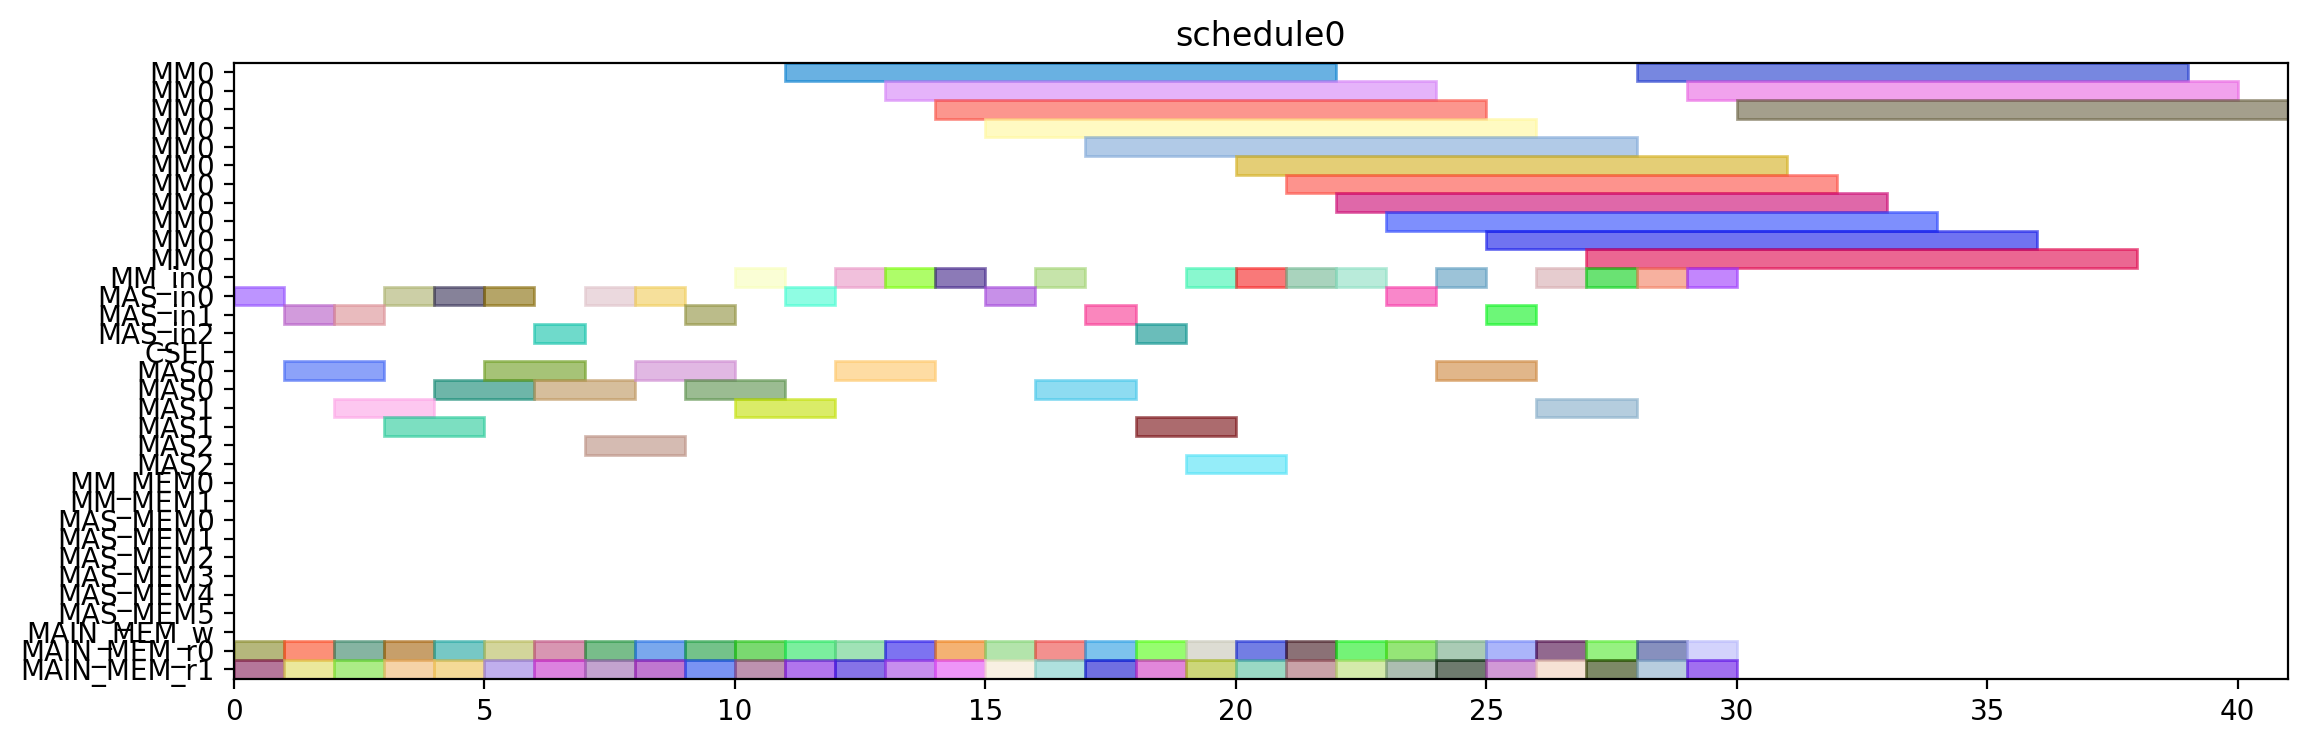

Write the Python code that produced this figure.
from pyschedule import Scenario, solvers, plotters, alt


def solve():
	horizon = 120
	S = Scenario("schedule0", horizon=horizon)

	# resource
	MM = S.Resources('MM', num=1, size=11)
	MM_in = S.Resources('MM_in', num=1)
	MAS_in = S.Resources('MAS_in', num=3)
	CSEL = S.Resource('CSEL')
	MAS = S.Resources('MAS', num=3, size=2, periods=range(1, horizon))
	MM_MEM = S.Resources('MM_MEM', num=2)
	MAS_MEM = S.Resources('MAS_MEM', num=6)
	MAIN_MEM_w = S.Resource('MAIN_MEM_w', size=1)
	MAIN_MEM_r = S.Resources('MAIN_MEM_r', num=2)

	# result of previous scheduling

	# new tasks
	r1_t0 = S.Task('r1_t0', length=11, delay_cost=1)
	r1_t0 += alt(MM)
	r1_t0_in = S.Task('r1_t0_in', length=1, delay_cost=1)
	r1_t0_in += alt(MM_in)
	S += r1_t0_in*MM_in[0]<=r1_t0*MM[0]
	r1_t0_mem0 = S.Task('r1_t0_mem0', length=1, delay_cost=1)
	r1_t0_mem0 += MAIN_MEM_r[0]
	S += r1_t0_mem0 <= r1_t0

	r1_t0_mem1 = S.Task('r1_t0_mem1', length=1, delay_cost=1)
	r1_t0_mem1 += MAIN_MEM_r[1]
	S += r1_t0_mem1 <= r1_t0

	r1_t1 = S.Task('r1_t1', length=11, delay_cost=1)
	r1_t1 += alt(MM)
	r1_t1_in = S.Task('r1_t1_in', length=1, delay_cost=1)
	r1_t1_in += alt(MM_in)
	S += r1_t1_in*MM_in[0]<=r1_t1*MM[0]
	r1_t1_mem0 = S.Task('r1_t1_mem0', length=1, delay_cost=1)
	r1_t1_mem0 += MAIN_MEM_r[0]
	S += r1_t1_mem0 <= r1_t1

	r1_t1_mem1 = S.Task('r1_t1_mem1', length=1, delay_cost=1)
	r1_t1_mem1 += MAIN_MEM_r[1]
	S += r1_t1_mem1 <= r1_t1

	r1_t2 = S.Task('r1_t2', length=2, delay_cost=1)
	r1_t2 += alt(MAS)
	r1_t2_in = S.Task('r1_t2_in', length=1, delay_cost=1)
	r1_t2_in += alt(MAS_in)
	S += r1_t2_in*MAS_in[0]<=r1_t2*MAS[0]

	S += r1_t2_in*MAS_in[1]<=r1_t2*MAS[1]

	S += r1_t2_in*MAS_in[2]<=r1_t2*MAS[2]

	r1_t2_mem0 = S.Task('r1_t2_mem0', length=1, delay_cost=1)
	r1_t2_mem0 += MAIN_MEM_r[0]
	S += r1_t2_mem0 <= r1_t2

	r1_t2_mem1 = S.Task('r1_t2_mem1', length=1, delay_cost=1)
	r1_t2_mem1 += MAIN_MEM_r[1]
	S += r1_t2_mem1 <= r1_t2

	r1_t3 = S.Task('r1_t3', length=2, delay_cost=1)
	r1_t3 += alt(MAS)
	r1_t3_in = S.Task('r1_t3_in', length=1, delay_cost=1)
	r1_t3_in += alt(MAS_in)
	S += r1_t3_in*MAS_in[0]<=r1_t3*MAS[0]

	S += r1_t3_in*MAS_in[1]<=r1_t3*MAS[1]

	S += r1_t3_in*MAS_in[2]<=r1_t3*MAS[2]

	r1_t3_mem0 = S.Task('r1_t3_mem0', length=1, delay_cost=1)
	r1_t3_mem0 += MAIN_MEM_r[0]
	S += r1_t3_mem0 <= r1_t3

	r1_t3_mem1 = S.Task('r1_t3_mem1', length=1, delay_cost=1)
	r1_t3_mem1 += MAIN_MEM_r[1]
	S += r1_t3_mem1 <= r1_t3

	r3_t0 = S.Task('r3_t0', length=11, delay_cost=1)
	r3_t0 += alt(MM)
	r3_t0_in = S.Task('r3_t0_in', length=1, delay_cost=1)
	r3_t0_in += alt(MM_in)
	S += r3_t0_in*MM_in[0]<=r3_t0*MM[0]
	r3_t0_mem0 = S.Task('r3_t0_mem0', length=1, delay_cost=1)
	r3_t0_mem0 += MAIN_MEM_r[0]
	S += r3_t0_mem0 <= r3_t0

	r3_t0_mem1 = S.Task('r3_t0_mem1', length=1, delay_cost=1)
	r3_t0_mem1 += MAIN_MEM_r[1]
	S += r3_t0_mem1 <= r3_t0

	r3_t1 = S.Task('r3_t1', length=11, delay_cost=1)
	r3_t1 += alt(MM)
	r3_t1_in = S.Task('r3_t1_in', length=1, delay_cost=1)
	r3_t1_in += alt(MM_in)
	S += r3_t1_in*MM_in[0]<=r3_t1*MM[0]
	r3_t1_mem0 = S.Task('r3_t1_mem0', length=1, delay_cost=1)
	r3_t1_mem0 += MAIN_MEM_r[0]
	S += r3_t1_mem0 <= r3_t1

	r3_t1_mem1 = S.Task('r3_t1_mem1', length=1, delay_cost=1)
	r3_t1_mem1 += MAIN_MEM_r[1]
	S += r3_t1_mem1 <= r3_t1

	r3_t2 = S.Task('r3_t2', length=2, delay_cost=1)
	r3_t2 += alt(MAS)
	r3_t2_in = S.Task('r3_t2_in', length=1, delay_cost=1)
	r3_t2_in += alt(MAS_in)
	S += r3_t2_in*MAS_in[0]<=r3_t2*MAS[0]

	S += r3_t2_in*MAS_in[1]<=r3_t2*MAS[1]

	S += r3_t2_in*MAS_in[2]<=r3_t2*MAS[2]

	r3_t2_mem0 = S.Task('r3_t2_mem0', length=1, delay_cost=1)
	r3_t2_mem0 += MAIN_MEM_r[0]
	S += r3_t2_mem0 <= r3_t2

	r3_t2_mem1 = S.Task('r3_t2_mem1', length=1, delay_cost=1)
	r3_t2_mem1 += MAIN_MEM_r[1]
	S += r3_t2_mem1 <= r3_t2

	r3_t3 = S.Task('r3_t3', length=2, delay_cost=1)
	r3_t3 += alt(MAS)
	r3_t3_in = S.Task('r3_t3_in', length=1, delay_cost=1)
	r3_t3_in += alt(MAS_in)
	S += r3_t3_in*MAS_in[0]<=r3_t3*MAS[0]

	S += r3_t3_in*MAS_in[1]<=r3_t3*MAS[1]

	S += r3_t3_in*MAS_in[2]<=r3_t3*MAS[2]

	r3_t3_mem0 = S.Task('r3_t3_mem0', length=1, delay_cost=1)
	r3_t3_mem0 += MAIN_MEM_r[0]
	S += r3_t3_mem0 <= r3_t3

	r3_t3_mem1 = S.Task('r3_t3_mem1', length=1, delay_cost=1)
	r3_t3_mem1 += MAIN_MEM_r[1]
	S += r3_t3_mem1 <= r3_t3

	r4_t0 = S.Task('r4_t0', length=11, delay_cost=1)
	r4_t0 += alt(MM)
	r4_t0_in = S.Task('r4_t0_in', length=1, delay_cost=1)
	r4_t0_in += alt(MM_in)
	S += r4_t0_in*MM_in[0]<=r4_t0*MM[0]
	r4_t0_mem0 = S.Task('r4_t0_mem0', length=1, delay_cost=1)
	r4_t0_mem0 += MAIN_MEM_r[0]
	S += r4_t0_mem0 <= r4_t0

	r4_t0_mem1 = S.Task('r4_t0_mem1', length=1, delay_cost=1)
	r4_t0_mem1 += MAIN_MEM_r[1]
	S += r4_t0_mem1 <= r4_t0

	r4_t1 = S.Task('r4_t1', length=11, delay_cost=1)
	r4_t1 += alt(MM)
	r4_t1_in = S.Task('r4_t1_in', length=1, delay_cost=1)
	r4_t1_in += alt(MM_in)
	S += r4_t1_in*MM_in[0]<=r4_t1*MM[0]
	r4_t1_mem0 = S.Task('r4_t1_mem0', length=1, delay_cost=1)
	r4_t1_mem0 += MAIN_MEM_r[0]
	S += r4_t1_mem0 <= r4_t1

	r4_t1_mem1 = S.Task('r4_t1_mem1', length=1, delay_cost=1)
	r4_t1_mem1 += MAIN_MEM_r[1]
	S += r4_t1_mem1 <= r4_t1

	r4_t2 = S.Task('r4_t2', length=2, delay_cost=1)
	r4_t2 += alt(MAS)
	r4_t2_in = S.Task('r4_t2_in', length=1, delay_cost=1)
	r4_t2_in += alt(MAS_in)
	S += r4_t2_in*MAS_in[0]<=r4_t2*MAS[0]

	S += r4_t2_in*MAS_in[1]<=r4_t2*MAS[1]

	S += r4_t2_in*MAS_in[2]<=r4_t2*MAS[2]

	r4_t2_mem0 = S.Task('r4_t2_mem0', length=1, delay_cost=1)
	r4_t2_mem0 += MAIN_MEM_r[0]
	S += r4_t2_mem0 <= r4_t2

	r4_t2_mem1 = S.Task('r4_t2_mem1', length=1, delay_cost=1)
	r4_t2_mem1 += MAIN_MEM_r[1]
	S += r4_t2_mem1 <= r4_t2

	r4_t3 = S.Task('r4_t3', length=2, delay_cost=1)
	r4_t3 += alt(MAS)
	r4_t3_in = S.Task('r4_t3_in', length=1, delay_cost=1)
	r4_t3_in += alt(MAS_in)
	S += r4_t3_in*MAS_in[0]<=r4_t3*MAS[0]

	S += r4_t3_in*MAS_in[1]<=r4_t3*MAS[1]

	S += r4_t3_in*MAS_in[2]<=r4_t3*MAS[2]

	r4_t3_mem0 = S.Task('r4_t3_mem0', length=1, delay_cost=1)
	r4_t3_mem0 += MAIN_MEM_r[0]
	S += r4_t3_mem0 <= r4_t3

	r4_t3_mem1 = S.Task('r4_t3_mem1', length=1, delay_cost=1)
	r4_t3_mem1 += MAIN_MEM_r[1]
	S += r4_t3_mem1 <= r4_t3

	r5_t0 = S.Task('r5_t0', length=11, delay_cost=1)
	r5_t0 += alt(MM)
	r5_t0_in = S.Task('r5_t0_in', length=1, delay_cost=1)
	r5_t0_in += alt(MM_in)
	S += r5_t0_in*MM_in[0]<=r5_t0*MM[0]
	r5_t0_mem0 = S.Task('r5_t0_mem0', length=1, delay_cost=1)
	r5_t0_mem0 += MAIN_MEM_r[0]
	S += r5_t0_mem0 <= r5_t0

	r5_t0_mem1 = S.Task('r5_t0_mem1', length=1, delay_cost=1)
	r5_t0_mem1 += MAIN_MEM_r[1]
	S += r5_t0_mem1 <= r5_t0

	r5_t1 = S.Task('r5_t1', length=11, delay_cost=1)
	r5_t1 += alt(MM)
	r5_t1_in = S.Task('r5_t1_in', length=1, delay_cost=1)
	r5_t1_in += alt(MM_in)
	S += r5_t1_in*MM_in[0]<=r5_t1*MM[0]
	r5_t1_mem0 = S.Task('r5_t1_mem0', length=1, delay_cost=1)
	r5_t1_mem0 += MAIN_MEM_r[0]
	S += r5_t1_mem0 <= r5_t1

	r5_t1_mem1 = S.Task('r5_t1_mem1', length=1, delay_cost=1)
	r5_t1_mem1 += MAIN_MEM_r[1]
	S += r5_t1_mem1 <= r5_t1

	r5_t2 = S.Task('r5_t2', length=2, delay_cost=1)
	r5_t2 += alt(MAS)
	r5_t2_in = S.Task('r5_t2_in', length=1, delay_cost=1)
	r5_t2_in += alt(MAS_in)
	S += r5_t2_in*MAS_in[0]<=r5_t2*MAS[0]

	S += r5_t2_in*MAS_in[1]<=r5_t2*MAS[1]

	S += r5_t2_in*MAS_in[2]<=r5_t2*MAS[2]

	r5_t2_mem0 = S.Task('r5_t2_mem0', length=1, delay_cost=1)
	r5_t2_mem0 += MAIN_MEM_r[0]
	S += r5_t2_mem0 <= r5_t2

	r5_t2_mem1 = S.Task('r5_t2_mem1', length=1, delay_cost=1)
	r5_t2_mem1 += MAIN_MEM_r[1]
	S += r5_t2_mem1 <= r5_t2

	r5_t3 = S.Task('r5_t3', length=2, delay_cost=1)
	r5_t3 += alt(MAS)
	r5_t3_in = S.Task('r5_t3_in', length=1, delay_cost=1)
	r5_t3_in += alt(MAS_in)
	S += r5_t3_in*MAS_in[0]<=r5_t3*MAS[0]

	S += r5_t3_in*MAS_in[1]<=r5_t3*MAS[1]

	S += r5_t3_in*MAS_in[2]<=r5_t3*MAS[2]

	r5_t3_mem0 = S.Task('r5_t3_mem0', length=1, delay_cost=1)
	r5_t3_mem0 += MAIN_MEM_r[0]
	S += r5_t3_mem0 <= r5_t3

	r5_t3_mem1 = S.Task('r5_t3_mem1', length=1, delay_cost=1)
	r5_t3_mem1 += MAIN_MEM_r[1]
	S += r5_t3_mem1 <= r5_t3

	r6_t0 = S.Task('r6_t0', length=11, delay_cost=1)
	r6_t0 += alt(MM)
	r6_t0_in = S.Task('r6_t0_in', length=1, delay_cost=1)
	r6_t0_in += alt(MM_in)
	S += r6_t0_in*MM_in[0]<=r6_t0*MM[0]
	r6_t0_mem0 = S.Task('r6_t0_mem0', length=1, delay_cost=1)
	r6_t0_mem0 += MAIN_MEM_r[0]
	S += r6_t0_mem0 <= r6_t0

	r6_t0_mem1 = S.Task('r6_t0_mem1', length=1, delay_cost=1)
	r6_t0_mem1 += MAIN_MEM_r[1]
	S += r6_t0_mem1 <= r6_t0

	r6_t1 = S.Task('r6_t1', length=11, delay_cost=1)
	r6_t1 += alt(MM)
	r6_t1_in = S.Task('r6_t1_in', length=1, delay_cost=1)
	r6_t1_in += alt(MM_in)
	S += r6_t1_in*MM_in[0]<=r6_t1*MM[0]
	r6_t1_mem0 = S.Task('r6_t1_mem0', length=1, delay_cost=1)
	r6_t1_mem0 += MAIN_MEM_r[0]
	S += r6_t1_mem0 <= r6_t1

	r6_t1_mem1 = S.Task('r6_t1_mem1', length=1, delay_cost=1)
	r6_t1_mem1 += MAIN_MEM_r[1]
	S += r6_t1_mem1 <= r6_t1

	r6_t2 = S.Task('r6_t2', length=2, delay_cost=1)
	r6_t2 += alt(MAS)
	r6_t2_in = S.Task('r6_t2_in', length=1, delay_cost=1)
	r6_t2_in += alt(MAS_in)
	S += r6_t2_in*MAS_in[0]<=r6_t2*MAS[0]

	S += r6_t2_in*MAS_in[1]<=r6_t2*MAS[1]

	S += r6_t2_in*MAS_in[2]<=r6_t2*MAS[2]

	r6_t2_mem0 = S.Task('r6_t2_mem0', length=1, delay_cost=1)
	r6_t2_mem0 += MAIN_MEM_r[0]
	S += r6_t2_mem0 <= r6_t2

	r6_t2_mem1 = S.Task('r6_t2_mem1', length=1, delay_cost=1)
	r6_t2_mem1 += MAIN_MEM_r[1]
	S += r6_t2_mem1 <= r6_t2

	r6_t3 = S.Task('r6_t3', length=2, delay_cost=1)
	r6_t3 += alt(MAS)
	r6_t3_in = S.Task('r6_t3_in', length=1, delay_cost=1)
	r6_t3_in += alt(MAS_in)
	S += r6_t3_in*MAS_in[0]<=r6_t3*MAS[0]

	S += r6_t3_in*MAS_in[1]<=r6_t3*MAS[1]

	S += r6_t3_in*MAS_in[2]<=r6_t3*MAS[2]

	r6_t3_mem0 = S.Task('r6_t3_mem0', length=1, delay_cost=1)
	r6_t3_mem0 += MAIN_MEM_r[0]
	S += r6_t3_mem0 <= r6_t3

	r6_t3_mem1 = S.Task('r6_t3_mem1', length=1, delay_cost=1)
	r6_t3_mem1 += MAIN_MEM_r[1]
	S += r6_t3_mem1 <= r6_t3

	r9_t2 = S.Task('r9_t2', length=2, delay_cost=1)
	r9_t2 += alt(MAS)
	r9_t2_in = S.Task('r9_t2_in', length=1, delay_cost=1)
	r9_t2_in += alt(MAS_in)
	S += r9_t2_in*MAS_in[0]<=r9_t2*MAS[0]

	S += r9_t2_in*MAS_in[1]<=r9_t2*MAS[1]

	S += r9_t2_in*MAS_in[2]<=r9_t2*MAS[2]

	r9_t2_mem0 = S.Task('r9_t2_mem0', length=1, delay_cost=1)
	r9_t2_mem0 += MAIN_MEM_r[0]
	S += r9_t2_mem0 <= r9_t2

	r9_t2_mem1 = S.Task('r9_t2_mem1', length=1, delay_cost=1)
	r9_t2_mem1 += MAIN_MEM_r[1]
	S += r9_t2_mem1 <= r9_t2

	r12_t0 = S.Task('r12_t0', length=11, delay_cost=1)
	r12_t0 += alt(MM)
	r12_t0_in = S.Task('r12_t0_in', length=1, delay_cost=1)
	r12_t0_in += alt(MM_in)
	S += r12_t0_in*MM_in[0]<=r12_t0*MM[0]
	r12_t0_mem0 = S.Task('r12_t0_mem0', length=1, delay_cost=1)
	r12_t0_mem0 += MAIN_MEM_r[0]
	S += r12_t0_mem0 <= r12_t0

	r12_t0_mem1 = S.Task('r12_t0_mem1', length=1, delay_cost=1)
	r12_t0_mem1 += MAIN_MEM_r[1]
	S += r12_t0_mem1 <= r12_t0

	r12_t1 = S.Task('r12_t1', length=11, delay_cost=1)
	r12_t1 += alt(MM)
	r12_t1_in = S.Task('r12_t1_in', length=1, delay_cost=1)
	r12_t1_in += alt(MM_in)
	S += r12_t1_in*MM_in[0]<=r12_t1*MM[0]
	r12_t1_mem0 = S.Task('r12_t1_mem0', length=1, delay_cost=1)
	r12_t1_mem0 += MAIN_MEM_r[0]
	S += r12_t1_mem0 <= r12_t1

	r12_t1_mem1 = S.Task('r12_t1_mem1', length=1, delay_cost=1)
	r12_t1_mem1 += MAIN_MEM_r[1]
	S += r12_t1_mem1 <= r12_t1

	r12_t2 = S.Task('r12_t2', length=2, delay_cost=1)
	r12_t2 += alt(MAS)
	r12_t2_in = S.Task('r12_t2_in', length=1, delay_cost=1)
	r12_t2_in += alt(MAS_in)
	S += r12_t2_in*MAS_in[0]<=r12_t2*MAS[0]

	S += r12_t2_in*MAS_in[1]<=r12_t2*MAS[1]

	S += r12_t2_in*MAS_in[2]<=r12_t2*MAS[2]

	r12_t2_mem0 = S.Task('r12_t2_mem0', length=1, delay_cost=1)
	r12_t2_mem0 += MAIN_MEM_r[0]
	S += r12_t2_mem0 <= r12_t2

	r12_t2_mem1 = S.Task('r12_t2_mem1', length=1, delay_cost=1)
	r12_t2_mem1 += MAIN_MEM_r[1]
	S += r12_t2_mem1 <= r12_t2

	r12_t3 = S.Task('r12_t3', length=2, delay_cost=1)
	r12_t3 += alt(MAS)
	r12_t3_in = S.Task('r12_t3_in', length=1, delay_cost=1)
	r12_t3_in += alt(MAS_in)
	S += r12_t3_in*MAS_in[0]<=r12_t3*MAS[0]

	S += r12_t3_in*MAS_in[1]<=r12_t3*MAS[1]

	S += r12_t3_in*MAS_in[2]<=r12_t3*MAS[2]

	r12_t3_mem0 = S.Task('r12_t3_mem0', length=1, delay_cost=1)
	r12_t3_mem0 += MAIN_MEM_r[0]
	S += r12_t3_mem0 <= r12_t3

	r12_t3_mem1 = S.Task('r12_t3_mem1', length=1, delay_cost=1)
	r12_t3_mem1 += MAIN_MEM_r[1]
	S += r12_t3_mem1 <= r12_t3

	r13_t0 = S.Task('r13_t0', length=11, delay_cost=1)
	r13_t0 += alt(MM)
	r13_t0_in = S.Task('r13_t0_in', length=1, delay_cost=1)
	r13_t0_in += alt(MM_in)
	S += r13_t0_in*MM_in[0]<=r13_t0*MM[0]
	r13_t0_mem0 = S.Task('r13_t0_mem0', length=1, delay_cost=1)
	r13_t0_mem0 += MAIN_MEM_r[0]
	S += r13_t0_mem0 <= r13_t0

	r13_t0_mem1 = S.Task('r13_t0_mem1', length=1, delay_cost=1)
	r13_t0_mem1 += MAIN_MEM_r[1]
	S += r13_t0_mem1 <= r13_t0

	r13_t1 = S.Task('r13_t1', length=11, delay_cost=1)
	r13_t1 += alt(MM)
	r13_t1_in = S.Task('r13_t1_in', length=1, delay_cost=1)
	r13_t1_in += alt(MM_in)
	S += r13_t1_in*MM_in[0]<=r13_t1*MM[0]
	r13_t1_mem0 = S.Task('r13_t1_mem0', length=1, delay_cost=1)
	r13_t1_mem0 += MAIN_MEM_r[0]
	S += r13_t1_mem0 <= r13_t1

	r13_t1_mem1 = S.Task('r13_t1_mem1', length=1, delay_cost=1)
	r13_t1_mem1 += MAIN_MEM_r[1]
	S += r13_t1_mem1 <= r13_t1

	r13_t2 = S.Task('r13_t2', length=2, delay_cost=1)
	r13_t2 += alt(MAS)
	r13_t2_in = S.Task('r13_t2_in', length=1, delay_cost=1)
	r13_t2_in += alt(MAS_in)
	S += r13_t2_in*MAS_in[0]<=r13_t2*MAS[0]

	S += r13_t2_in*MAS_in[1]<=r13_t2*MAS[1]

	S += r13_t2_in*MAS_in[2]<=r13_t2*MAS[2]

	r13_t2_mem0 = S.Task('r13_t2_mem0', length=1, delay_cost=1)
	r13_t2_mem0 += MAIN_MEM_r[0]
	S += r13_t2_mem0 <= r13_t2

	r13_t2_mem1 = S.Task('r13_t2_mem1', length=1, delay_cost=1)
	r13_t2_mem1 += MAIN_MEM_r[1]
	S += r13_t2_mem1 <= r13_t2

	r13_t3 = S.Task('r13_t3', length=2, delay_cost=1)
	r13_t3 += alt(MAS)
	r13_t3_in = S.Task('r13_t3_in', length=1, delay_cost=1)
	r13_t3_in += alt(MAS_in)
	S += r13_t3_in*MAS_in[0]<=r13_t3*MAS[0]

	S += r13_t3_in*MAS_in[1]<=r13_t3*MAS[1]

	S += r13_t3_in*MAS_in[2]<=r13_t3*MAS[2]

	r13_t3_mem0 = S.Task('r13_t3_mem0', length=1, delay_cost=1)
	r13_t3_mem0 += MAIN_MEM_r[0]
	S += r13_t3_mem0 <= r13_t3

	r13_t3_mem1 = S.Task('r13_t3_mem1', length=1, delay_cost=1)
	r13_t3_mem1 += MAIN_MEM_r[1]
	S += r13_t3_mem1 <= r13_t3

	r16_t3 = S.Task('r16_t3', length=2, delay_cost=1)
	r16_t3 += alt(MAS)
	r16_t3_in = S.Task('r16_t3_in', length=1, delay_cost=1)
	r16_t3_in += alt(MAS_in)
	S += r16_t3_in*MAS_in[0]<=r16_t3*MAS[0]

	S += r16_t3_in*MAS_in[1]<=r16_t3*MAS[1]

	S += r16_t3_in*MAS_in[2]<=r16_t3*MAS[2]

	r16_t3_mem0 = S.Task('r16_t3_mem0', length=1, delay_cost=1)
	r16_t3_mem0 += MAIN_MEM_r[0]
	S += r16_t3_mem0 <= r16_t3

	r16_t3_mem1 = S.Task('r16_t3_mem1', length=1, delay_cost=1)
	r16_t3_mem1 += MAIN_MEM_r[1]
	S += r16_t3_mem1 <= r16_t3

	solvers.mip.solve(S,msg=1,kind='CPLEX',ratio_gap=1.01)

	solution = [['hoge']*len(S.solution()[1]) for i in range(len(S.solution()))]
	for i in range(len(S.solution())):
		for j in range(len(S.solution()[i])):
			solution[i][j]=str(S.solution()[i][j])
	print(solution)

	cycles = int(solution[-1][3])

	pic_file_name = "/mnt/rose/usr1/fukuda/ABE/multiRAM_multiMAS_16mux/scheduling_result/stage11MM1_stage2MAS3/EP2_YRECOVER/schedule0.png"
	if(S.solution() != []):
		plotters.matplotlib.plot(S,img_filename=pic_file_name, show_task_labels=False, fig_size=(cycles*0.25+3, 4))

	return solution
